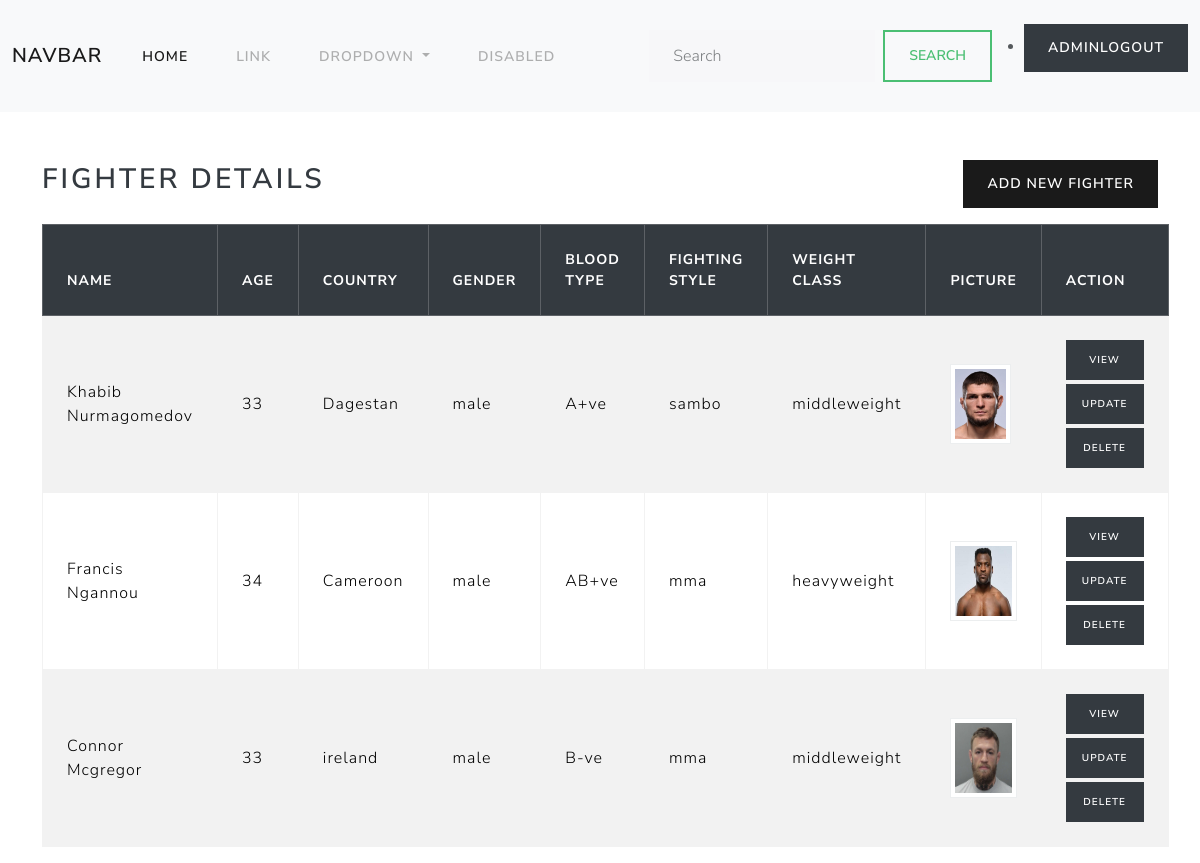
The page /fighter/list/ (signed in) on the database its author committed.
### details/models.py (models this page shows, shortened)
class Fighters(models.Model):
    name = models.CharField(max_length=30)
    age = models.CharField(max_length=30)
    country = models.CharField(max_length=30)
    gender_type = (
        ("male","male"),
        ("female","female")
    )
    gender = models.CharField(max_length=30,choices=gender_type)
    blood_type = (
        ("A+ve", "A+ve"),
        ("A-ve", "A-ve"),
        ("B+ve", "B+ve"),
        ("B-ve", "B-ve"),
        ("O+ve", "O+ve"),
        ("O-ve", "O-ve"),
        ("AB+ve", "AB+ve"),
        ("AB-ve", "AB-ve"),
    )
    blood = models.CharField(max_length=30, choices=blood_type)
    fighting_options = (
        ("sambo", "sambo"),
        ("brazilian jiu jitsu", "brazilian jiu jitsu"),
        ("muay thai", "muay thai"),
        ("taekwondo", "taekwondo"),
        ("boxing", "boxing"),
        ("mma", "mma"),
    )
    fighting_style = models.CharField(max_length=30, choices=fighting_options)
    weight_options = (
        ("featherweight", "featherweight"),
        ("bantamweight", "bantamweight"),
        ("lightweight", "lightweight"),
        ("heavyweight", "heavyweight"),
        ("flyweight", "flyweight"),
        ('middleweight','middleweight')
    )
    weight_class = models.CharField(max_length=30, choices=weight_options)
    picture = models.ImageField(upload_to="fighters_images",null=True,blank=True)

### details/views.py (the view)
# urls.py: path('fighter/list/', views.FightersListView.as_view(), name='fighter-list'),
class FightersListView(View):
    template_name = "fighters_list.html"
    def get(self, request, *args, **kwargs):
        qs = Fighters.objects.all()  # Get all fighters without filtering
        return render(request, self.template_name, {"data": qs})

### details/templates/fighters_list.html (shortened to what this page needs)
{% extends 'base.html' %}
{% block main_block %}
<div class="container mt-5">
    <div class="d-flex justify-content-between align-items-center my-3">
        <h2 class="text-dark">Fighter Details</h2>
        <a href="{% url 'fighter-add' %}" class="btn btn-primary">
             Add New Fighter
        </a>
    </div>
    <table class="table table-striped table-hover table-bordered align-middle">
        <thead class="table-dark">
            <tr>
                <th>Name</th>
                <th>Age</th>
                <th>Country</th>
                <th>Gender</th>
                <th>Blood Type</th>
                <th>Fighting Style</th>
                <th>Weight Class</th>
                <th>Picture</th>
                <th>Action</th>
            </tr>
        </thead>
        <tbody>
            {% for f in data %}
            <tr>
                <td>{{ f.name }}</td>
                <td>{{ f.age }}</td>
                <td>{{ f.country }}</td>
                <td>{{ f.gender }}</td>
                <td>{{ f.blood }}</td>
                <td>{{ f.fighting_style }}</td>
                <td>{{ f.weight_class }}</td>
                <td>
                    {% if f.picture %}
                    <img src="{{ f.picture.url }}" alt="Fighter Picture" class="img-thumbnail" style="height: 80px; width: auto;">
                    {% else %}
                    <span class="text-muted">No Image</span>
                    {% endif %}
                </td>
                <td>
                    <div class="d-flex flex-column">
                        <a href="{% url 'fighter-detail' f.id %}" class="btn btn-dark btn-sm mb-1 text-white">View</a>
                        <a href="{% url 'fighter-update' f.id %}" class="btn btn-dark btn-sm mb-1">Update</a>
                        <a href="{% url 'fighter-delete' f.id %}" class="btn btn-dark btn-sm">Delete</a>
                    </div>
                </td>
            </tr>
            {% endfor %}
        </tbody>
    </table>
</div>
{% endblock %}

### details/templates/base.html (shortened to what this page needs)
<!DOCTYPE html>
<html lang="en">
{%load static%}
<head>
    <link rel="stylesheet" href="{%static 'css/style.css'%}">
<body>
        <nav class="navbar navbar-expand-lg bg-body-tertiary">
            <div class="container-fluid">
              <a class="navbar-brand" href="#">Navbar</a>
              <div class="collapse navbar-collapse" id="navbarSupportedContent">
                <ul class="navbar-nav me-auto mb-2 mb-lg-0">
                  <li class="nav-item">
                    <a class="nav-link active" aria-current="page" href="#">Home</a>
                  </li>
                  <li class="nav-item">
                    <a class="nav-link" href="#">Link</a>
                  </li>
                  <li class="nav-item dropdown">
                    <a class="nav-link dropdown-toggle" href="#" role="button" data-bs-toggle="dropdown" aria-expanded="false">
                      Dropdown
                    </a>
                  </li>
                  <li class="nav-item">
                    <a class="nav-link disabled" aria-disabled="true">Disabled</a>
                  </li>
                </ul>
                <form class="d-flex" role="search">
                  <input class="form-control me-2" type="search" placeholder="Search" aria-label="Search">
                  <button class="btn btn-outline-success" type="submit">Search</button>
                </form>
                <ul>
                  <li>
                    <a href="{%url 'signout'%} "class="btn btn-dark">{{request.user}}logout</a>
                  </li>
                </ul>
              </div>
            </div>
          </nav>
            {%block main_block%}
            {%endblock%}
</body>
</html>

### rows shown on the page
Fighters: name "Khabib Nurmagomedov", age "33", country "Dagestan", gender "male", blood "A+ve", fighting_style "sambo", weight_class "middleweight", picture (picture)
Fighters: name "Francis Ngannou", age "34", country "Cameroon", gender "male", blood "AB+ve", fighting_style "mma", weight_class "heavyweight", picture (picture)
Fighters: name "Connor Mcgregor", age "33", country "ireland", gender "male", blood "B-ve", fighting_style "mma", weight_class "middleweight", picture (picture)

### other values the page prints
{{ request.user }} "ADMIN"
